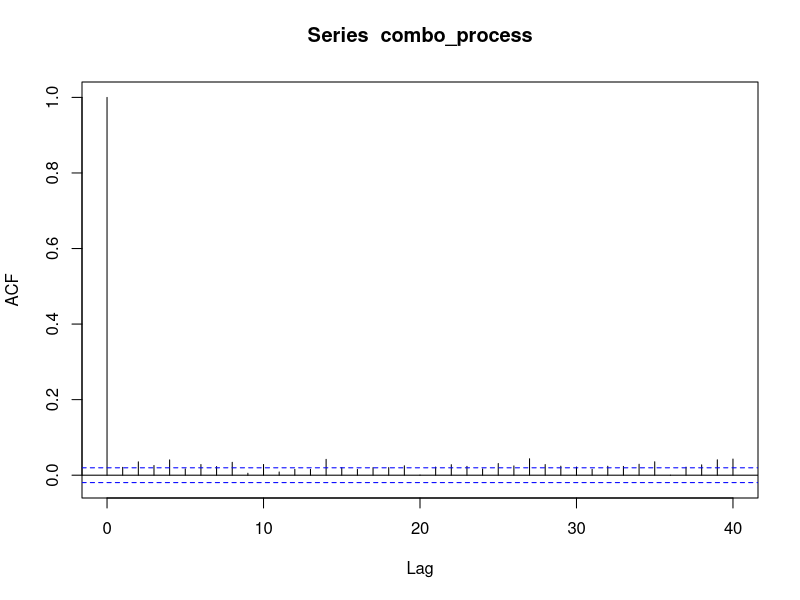
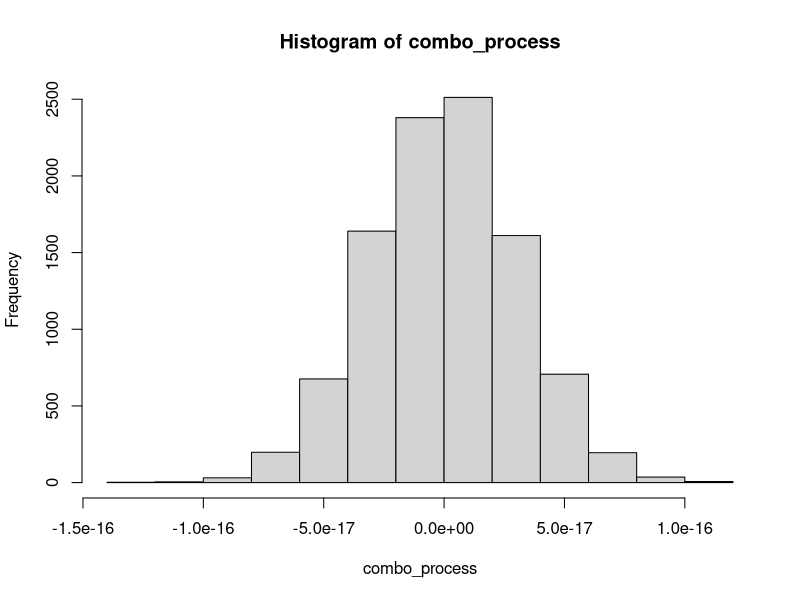

The R script that drew these images, in order: (Note: this script raises an error after producing the figures.)
############# Combination Noise Process ##################


##generate noise process
N <- 10000
set.seed(2)

#white + pink noise
white_noise <- rnorm(N) 

generate_pink_noise <- function(length, fs) {
  pink_noise <- cumsum(rnorm(length))
  pink_noise <- pink_noise - mean(pink_noise)
  pink_noise <- pink_noise / max(abs(pink_noise))
  return(pink_noise)
}


pink_noise <- generate_pink_noise(length = N, fs = 1)
combo_process <- 3e-17*white_noise + 1e-17*pink_noise
acf(combo_process)
hist(combo_process)
acf(dat)

par(mfrow = c(3,1))

plot(white_noise)
plot(pink_noise)
plot(combo_process)


##calculate Allan Deviation

tmp <- getAvars(N,combined_noise_data$Frequency, taus = taus)
oavar_combo <- tmp$avarRes$overavars
length(oavar_combo)
length(taus)
plot(log10(taus), log10(sqrt(oavar_combo)))



#### Using Tara's data #####
plot(combined_noise_data)
combined_noise_data <- read_csv("Data/combined_noise_data.csv")

taus <-  c(2^(0:15))
taus
N <- length(combined_noise_data$Frequency)

tmp <- getAvars(N,combined_noise_data$Frequency, taus = taus)
oavar_combo <- tmp$avarRes$overavars
length(oavar_combo)
length(taus)
plot(log10(taus), log10(sqrt(oavar_combo)))

N <- 10000
white_noise <- rnorm(N) 
pink_noise <- TK95(N = N, alpha = 1)
combo_process <- white_noise + 0.01*pink_noise
taus <-  c(2^(0:8), seq(300,500, by = 20))
taus
tmp_wn <- getAvars(N,white_noise, taus = taus)
tmp_pink <- getAvars(N,0.01*pink_noise, taus = taus)
tmp_combo <- getAvars(N,combo_process, taus = taus)
  
par(mfrow = c(3,1))

plot(log10(taus), log10(sqrt(tmp_wn$avarRes$overavars)), type = "l")
lines(log10(taus), log10(sqrt(tmp_pink$avarRes$overavars)))
lines(log10(taus), log10(sqrt(tmp_pink$avarRes$overavars)) + log10(sqrt(tmp_wn$avarRes$overavars)), col = "blue")
